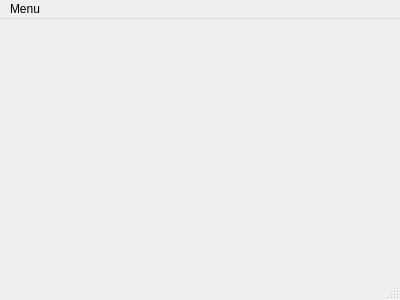
<?xml version="1.0" encoding="UTF-8"?>
<ui version="4.0">
 <class>MainWindow</class>
 <widget class="QMainWindow" name="MainWindow">
  <property name="geometry">
   <rect>
    <x>0</x>
    <y>0</y>
    <width>400</width>
    <height>300</height>
   </rect>
  </property>
  <property name="windowTitle">
   <string>MainWindow</string>
  </property>
  <widget class="QWidget" name="centralWidget"/>
  <widget class="QMenuBar" name="menuBar">
   <property name="geometry">
    <rect>
     <x>0</x>
     <y>0</y>
     <width>400</width>
     <height>21</height>
    </rect>
   </property>
   <widget class="QMenu" name="menuFile">
    <property name="title">
     <string>Menu</string>
    </property>
    <addaction name="actionQuick_Connect"/>
    <addaction name="separator"/>
    <addaction name="actionLogin"/>
    <addaction name="actionSignUp"/>
    <addaction name="separator"/>
    <addaction name="actionLogout"/>
    <addaction name="actionClose_Connection"/>
    <addaction name="separator"/>
    <addaction name="actionExit"/>
   </widget>
   <addaction name="menuFile"/>
  </widget>
  <widget class="QStatusBar" name="statusBar"/>
  <action name="actionQuick_Connect">
   <property name="text">
    <string>Quick Connect</string>
   </property>
  </action>
  <action name="actionLogin">
   <property name="text">
    <string>Login</string>
   </property>
  </action>
  <action name="actionSignUp">
   <property name="text">
    <string>SignUp</string>
   </property>
  </action>
  <action name="actionExit">
   <property name="text">
    <string>Exit</string>
   </property>
  </action>
  <action name="actionClose_Connection">
   <property name="text">
    <string>Close Connection</string>
   </property>
  </action>
  <action name="actionLogout">
   <property name="text">
    <string>Logout</string>
   </property>
  </action>
 </widget>
 <layoutdefault spacing="6" margin="11"/>
 <resources/>
 <connections>
  <connection>
   <sender>actionExit</sender>
   <signal>triggered()</signal>
   <receiver>MainWindow</receiver>
   <slot>close()</slot>
   <hints>
    <hint type="sourcelabel">
     <x>-1</x>
     <y>-1</y>
    </hint>
    <hint type="destinationlabel">
     <x>199</x>
     <y>149</y>
    </hint>
   </hints>
  </connection>
 </connections>
</ui>
